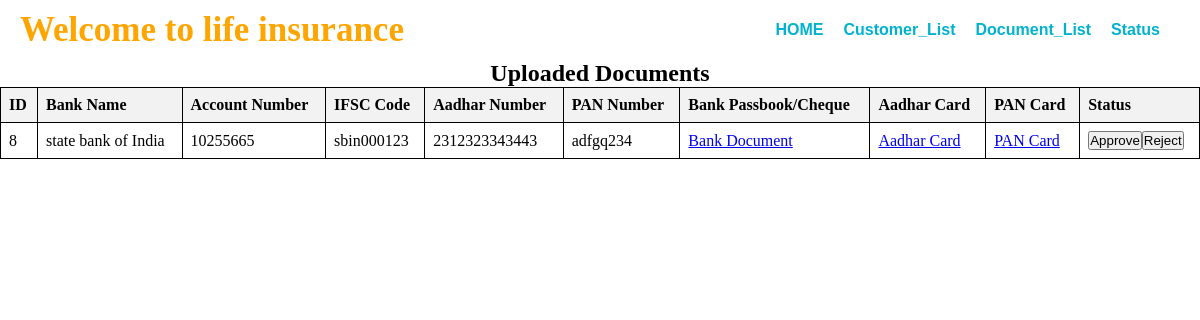
/DocList.php, run on the app's committed database.
### tables this page shows
CREATE TABLE `document` (
  `id` int(11) NOT NULL,
  `bank_name` varchar(255) NOT NULL,
  `account_number` varchar(255) NOT NULL,
  `ifsc_code` varchar(255) NOT NULL,
  `bank_document` varchar(255) NOT NULL,
  `aadhar_number` varchar(255) NOT NULL,
  `aadhar_card` varchar(255) NOT NULL,
  `pan_number` varchar(255) NOT NULL,
  `pan_card` varchar(255) NOT NULL,
  `user_id` int(11) DEFAULT NULL,
  `status` varchar(255) NOT NULL DEFAULT 'pending'
);

### DocList.php (the view, shortened to what this page needs)
<!DOCTYPE html>
<html lang="en">
<head>
</head>
<body>
    <div class="navbar">
        <div class="icon">
            <h1 class="logo">Welcome to life insurance</h1>
        </div>
        <div class="menu">
            <ul>
            <li><a href="agent.php">HOME</a></li>
                <li><a href="Customer_List.php">Customer_List</a></li>
                <li><a href="DocList.php">Document_List</a></li>
                <li><a href="Policy_status.php">Status</a></li>
            </ul>
        </div>
    </div>
    <center>
        <h2>Uploaded Documents</h2>
    </center>
    <table>
        <tr>
            <th>ID</th>
            <th>Bank Name</th>
            <th>Account Number</th>
            <th>IFSC Code</th>
            <th>Aadhar Number</th>
            <th>PAN Number</th>
            <th>Bank Passbook/Cheque</th>
            <th>Aadhar Card</th>
            <th>PAN Card</th>
            <th>Status</th>
        </tr>
        <?php
        $target_dir = "Backend/";
        $servername = "localhost";
        $username = "root";
        $password = "";
        $database = "ims";
        $conn = mysqli_connect($servername, $username, $password, $database);
        $sql = "SELECT * FROM document";
        $result = mysqli_query($conn, $sql);
        if (mysqli_num_rows($result) > 0) {
            while ($row = mysqli_fetch_assoc($result)) {
                echo "<tr>";
                echo "<td>" . $row["id"] . "</td>";
                echo "<td>" . $row["bank_name"] . "</td>";
                echo "<td>" . $row["account_number"] . "</td>";
                echo "<td>" . $row["ifsc_code"] . "</td>";
                echo "<td>" . $row["aadhar_number"] . "</td>";
                echo "<td>" . $row["pan_number"] . "</td>";
                echo "<td><a href='" . $target_dir . $row["bank_document"] . "'>Bank Document</a></td>";
                echo "<td><a href='" . $target_dir . $row["aadhar_card"] . "'>Aadhar Card</a></td>";
                echo "<td><a href='" . $target_dir . $row["pan_card"] . "'>PAN Card</a></td>";
                echo "<td>";
                echo "<form method='post'>";
                echo "<button type='submit' name='status' value='approved' onclick='alert(\"Policy approved successfully :)\")'>Approve</button>";
                echo "<button type='submit' name='status' value='rejected' onclick='alert(\"Policy rejected successfully :(\")'>Reject</button>";
                echo "</form>";
                echo "</td>";
                echo "</tr>";
            }
        } else {
            echo "<tr><td colspan='10'>0 results</td></tr>";
        }
        ?>
    </table>
</body>
</html>

### DocList.php (style rules this page uses)
table { width: 100%; border-collapse: collapse; }
table, th, td { border: 1px solid black; }
th, td { padding: 8px; text-align: left; }
th { background-color: #f2f2f2; }
* { margin: 0; padding: 0; }
.navbar { width: 95%; padding: 10px 20px; display: flex; justify-content: space-between; align-items: center; }
.icon { display: flex; align-items: center; }
.logo { color: orange; font-size: 35px; font-family: 'Times New Roman', Times, serif; margin-right: auto; }
.menu { display: flex; align-items: center; }
ul { display: flex; list-style-type: none; margin: 0; padding: 0; }
ul li { margin-left: 20px; }
ul li:first-child { margin-left: 0; }
ul li a { text-decoration: none; color: #00b2ce; font-family: Arial, Helvetica, sans-serif; font-weight: bold; transition: 0.4s ease-in-out; }

### data on the page
document: id "8", bank_name "state bank of India", account_number "10255665", ifsc_code "sbin000123", aadhar_number "2312323343443", pan_number "adfgq234"
